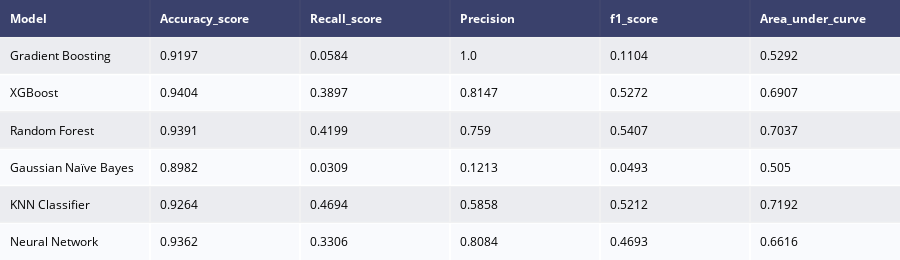

This figure's notebook cell:
### Code cell
def model_report(model,training_x,testing_x,training_y,testing_y,name) :
    model.fit(training_x,training_y)
    predictions  = model.predict(testing_x)
    accuracy     = accuracy_score(testing_y,predictions.round())
    recallscore  = recall_score(testing_y,predictions.round())
    precision    = precision_score(testing_y,predictions.round())
    roc_auc      = roc_auc_score(testing_y,predictions.round())
    f1score      = f1_score(testing_y,predictions.round()) 
    
    df = pd.DataFrame({"Model"           : [name],
                       "Accuracy_score"  : [accuracy],
                       "Recall_score"    : [recallscore],
                       "Precision"       : [precision],
                       "f1_score"        : [f1score],
                       "Area_under_curve": [roc_auc],
                      })
    return df

#outputs for every model
model1 = model_report(gb, X_train, X_test, y_train, y_test,
                      "Gradient Boosting")
model2 = model_report(xgb, X_train, X_test, y_train, y_test,
                      "XGBoost")
model3 = model_report(rf, X_train, X_test, y_train, y_test,
                      "Random Forest")
model4 = model_report(gnb, X_train, X_test, y_train, y_test,
                      "Gaussian Naïve Bayes")
model5 = model_report(knn, X_train, X_test, y_train, y_test,
                      "KNN Classifier")
model6 = model_report(mlp, X_train, X_test, y_train, y_test,
                      "Neural Network")

#concat all models
model_performances = pd.concat([model1,model2,model3,model4,model5,model6],axis = 0).reset_index()

model_performances = model_performances.drop(columns = "index",axis =1)

table  = ff.create_table(np.round(model_performances,4))

py.iplot(table)

### Figure 1 — Plotly figure (JSON) as saved in the notebook; plotly's stock layout.template omitted (floating-point values rounded to 4 significant figures)
{"data": [{"colorscale": [[0, "#00083e"], [0.5, "#ededee"], [1, "#ffffff"]], "hoverinfo": "none", "opacity": 0.75, "showscale": false, "type": "heatmap", "z": [[0, 0, 0, 0, 0, 0], [0.5, 0.5, 0.5, 0.5, 0.5, 0.5], [1, 1, 1, 1, 1, 1], [0.5, 0.5, 0.5, 0.5, 0.5, 0.5], [1, 1, 1, 1, 1, 1], [0.5, 0.5, 0.5, 0.5, 0.5, 0.5], [1, 1, 1, 1, 1, 1]]}], "layout": {"annotations": [{"align": "left", "font": {"color": "#ffffff"}, "showarrow": false, "text": "<b>Model</b>", "x": -0.45, "xanchor": "left", "xref": "x", "y": 0, "yref": "y"}, {"align": "left", "font": {"color": "#ffffff"}, "showarrow": false, "text": "<b>Accuracy_score</b>", "x": 0.55, "xanchor": "left", "xref": "x", "y": 0, "yref": "y"}, {"align": "left", "font": {"color": "#ffffff"}, "showarrow": false, "text": "<b>Recall_score</b>", "x": 1.55, "xanchor": "left", "xref": "x", "y": 0, "yref": "y"}, {"align": "left", "font": {"color": "#ffffff"}, "showarrow": false, "text": "<b>Precision</b>", "x": 2.55, "xanchor": "left", "xref": "x", "y": 0, "yref": "y"}, {"align": "left", "font": {"color": "#ffffff"}, "showarrow": false, "text": "<b>f1_score</b>", "x": 3.55, "xanchor": "left", "xref": "x", "y": 0, "yref": "y"}, {"align": "left", "font": {"color": "#ffffff"}, "showarrow": false, "text": "<b>Area_under_curve</b>", "x": 4.55, "xanchor": "left", "xref": "x", "y": 0, "yref": "y"}, {"align": "left", "font": {"color": "#000000"}, "showarrow": false, "text": "Gradient Boosting", "x": -0.45, "xanchor": "left", "xref": "x", "y": 1, "yref": "y"}, {"align": "left", "font": {"color": "#000000"}, "showarrow": false, "text": "0.9197", "x": 0.55, "xanchor": "left", "xref": "x", "y": 1, "yref": "y"}, {"align": "left", "font": {"color": "#000000"}, "showarrow": false, "text": "0.0584", "x": 1.55, "xanchor": "left", "xref": "x", "y": 1, "yref": "y"}, {"align": "left", "font": {"color": "#000000"}, "showarrow": false, "text": "1.0", "x": 2.55, "xanchor": "left", "xref": "x", "y": 1, "yref": "y"}, {"align": "left", "font": {"color": "#000000"}, "showarrow": false, "text": "0.1104", "x": 3.55, "xanchor": "left", "xref": "x", "y": 1, "yref": "y"}, {"align": "left", "font": {"color": "#000000"}, "showarrow": false, "text": "0.5292", "x": 4.55, "xanchor": "left", "xref": "x", "y": 1, "yref": "y"}, {"align": "left", "font": {"color": "#000000"}, "showarrow": false, "text": "XGBoost", "x": -0.45, "xanchor": "left", "xref": "x", "y": 2, "yref": "y"}, {"align": "left", "font": {"color": "#000000"}, "showarrow": false, "text": "0.9404", "x": 0.55, "xanchor": "left", "xref": "x", "y": 2, "yref": "y"}, {"align": "left", "font": {"color": "#000000"}, "showarrow": false, "text": "0.3897", "x": 1.55, "xanchor": "left", "xref": "x", "y": 2, "yref": "y"}, {"align": "left", "font": {"color": "#000000"}, "showarrow": false, "text": "0.8147", "x": 2.55, "xanchor": "left", "xref": "x", "y": 2, "yref": "y"}, {"align": "left", "font": {"color": "#000000"}, "showarrow": false, "text": "0.5272", "x": 3.55, "xanchor": "left", "xref": "x", "y": 2, "yref": "y"}, {"align": "left", "font": {"color": "#000000"}, "showarrow": false, "text": "0.6907", "x": 4.55, "xanchor": "left", "xref": "x", "y": 2, "yref": "y"}, {"align": "left", "font": {"color": "#000000"}, "showarrow": false, "text": "Random Forest", "x": -0.45, "xanchor": "left", "xref": "x", "y": 3, "yref": "y"}, {"align": "left", "font": {"color": "#000000"}, "showarrow": false, "text": "0.9391", "x": 0.55, "xanchor": "left", "xref": "x", "y": 3, "yref": "y"}, {"align": "left", "font": {"color": "#000000"}, "showarrow": false, "text": "0.4199", "x": 1.55, "xanchor": "left", "xref": "x", "y": 3, "yref": "y"}, {"align": "left", "font": {"color": "#000000"}, "showarrow": false, "text": "0.759", "x": 2.55, "xanchor": "left", "xref": "x", "y": 3, "yref": "y"}, {"align": "left", "font": {"color": "#000000"}, "showarrow": false, "text": "0.5407", "x": 3.55, "xanchor": "left", "xref": "x", "y": 3, "yref": "y"}, {"align": "left", "font": {"color": "#000000"}, "showarrow": false, "text": "0.7037", "x": 4.55, "xanchor": "left", "xref": "x", "y": 3, "yref": "y"}, {"align": "left", "font": {"color": "#000000"}, "showarrow": false, "text": "Gaussian Naïve Bayes", "x": -0.45, "xanchor": "left", "xref": "x", "y": 4, "yref": "y"}, {"align": "left", "font": {"color": "#000000"}, "showarrow": false, "text": "0.8982", "x": 0.55, "xanchor": "left", "xref": "x", "y": 4, "yref": "y"}, {"align": "left", "font": {"color": "#000000"}, "showarrow": false, "text": "0.0309", "x": 1.55, "xanchor": "left", "xref": "x", "y": 4, "yref": "y"}, {"align": "left", "font": {"color": "#000000"}, "showarrow": false, "text": "0.1213", "x": 2.55, "xanchor": "left", "xref": "x", "y": 4, "yref": "y"}, {"align": "left", "font": {"color": "#000000"}, "showarrow": false, "text": "0.0493", "x": 3.55, "xanchor": "left", "xref": "x", "y": 4, "yref": "y"}, {"align": "left", "font": {"color": "#000000"}, "showarrow": false, "text": "0.505", "x": 4.55, "xanchor": "left", "xref": "x", "y": 4, "yref": "y"}, {"align": "left", "font": {"color": "#000000"}, "showarrow": false, "text": "KNN Classifier", "x": -0.45, "xanchor": "left", "xref": "x", "y": 5, "yref": "y"}, {"align": "left", "font": {"color": "#000000"}, "showarrow": false, "text": "0.9264", "x": 0.55, "xanchor": "left", "xref": "x", "y": 5, "yref": "y"}, {"align": "left", "font": {"color": "#000000"}, "showarrow": false, "text": "0.4694", "x": 1.55, "xanchor": "left", "xref": "x", "y": 5, "yref": "y"}, {"align": "left", "font": {"color": "#000000"}, "showarrow": false, "text": "0.5858", "x": 2.55, "xanchor": "left", "xref": "x", "y": 5, "yref": "y"}, {"align": "left", "font": {"color": "#000000"}, "showarrow": false, "text": "0.5212", "x": 3.55, "xanchor": "left", "xref": "x", "y": 5, "yref": "y"}, {"align": "left", "font": {"color": "#000000"}, "showarrow": false, "text": "0.7192", "x": 4.55, "xanchor": "left", "xref": "x", "y": 5, "yref": "y"}, {"align": "left", "font": {"color": "#000000"}, "showarrow": false, "text": "Neural Network", "x": -0.45, "xanchor": "left", "xref": "x", "y": 6, "yref": "y"}, {"align": "left", "font": {"color": "#000000"}, "showarrow": false, "text": "0.9362", "x": 0.55, "xanchor": "left", "xref": "x", "y": 6, "yref": "y"}, {"align": "left", "font": {"color": "#000000"}, "showarrow": false, "text": "0.3306", "x": 1.55, "xanchor": "left", "xref": "x", "y": 6, "yref": "y"}, {"align": "left", "font": {"color": "#000000"}, "showarrow": false, "text": "0.8084", "x": 2.55, "xanchor": "left", "xref": "x", "y": 6, "yref": "y"}, {"align": "left", "font": {"color": "#000000"}, "showarrow": false, "text": "0.4693", "x": 3.55, "xanchor": "left", "xref": "x", "y": 6, "yref": "y"}, {"align": "left", "font": {"color": "#000000"}, "showarrow": false, "text": "0.6616", "x": 4.55, "xanchor": "left", "xref": "x", "y": 6, "yref": "y"}], "height": 260, "margin": {"b": 0, "l": 0, "r": 0, "t": 0}, "xaxis": {"dtick": 1, "gridwidth": 2, "showticklabels": false, "tick0": -0.5, "ticks": "", "zeroline": false}, "yaxis": {"autorange": "reversed", "dtick": 1, "gridwidth": 2, "showticklabels": false, "tick0": 0.5, "ticks": "", "zeroline": false}}}
